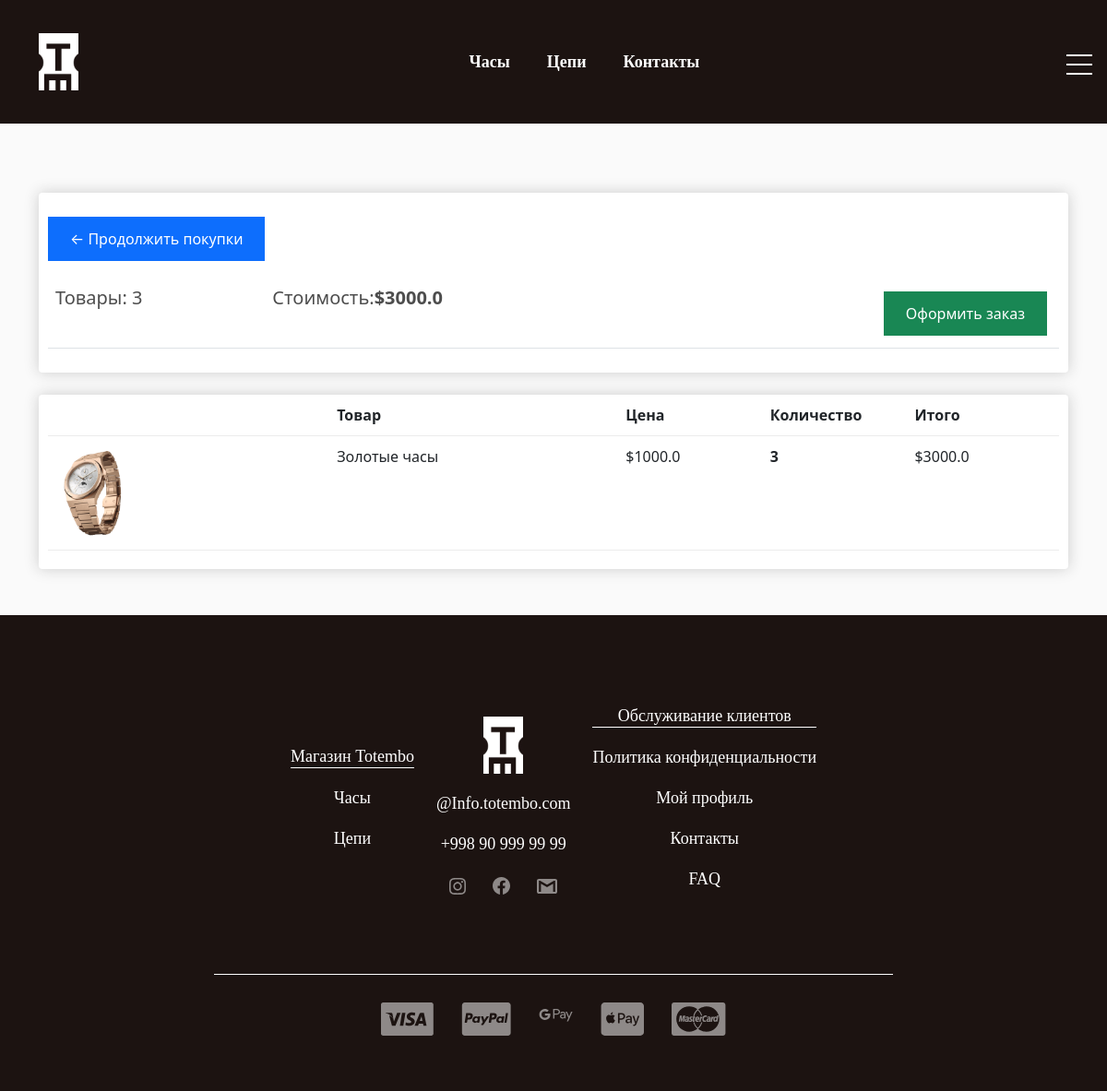
The page /cart/ (signed in) on the database as committed earlier.
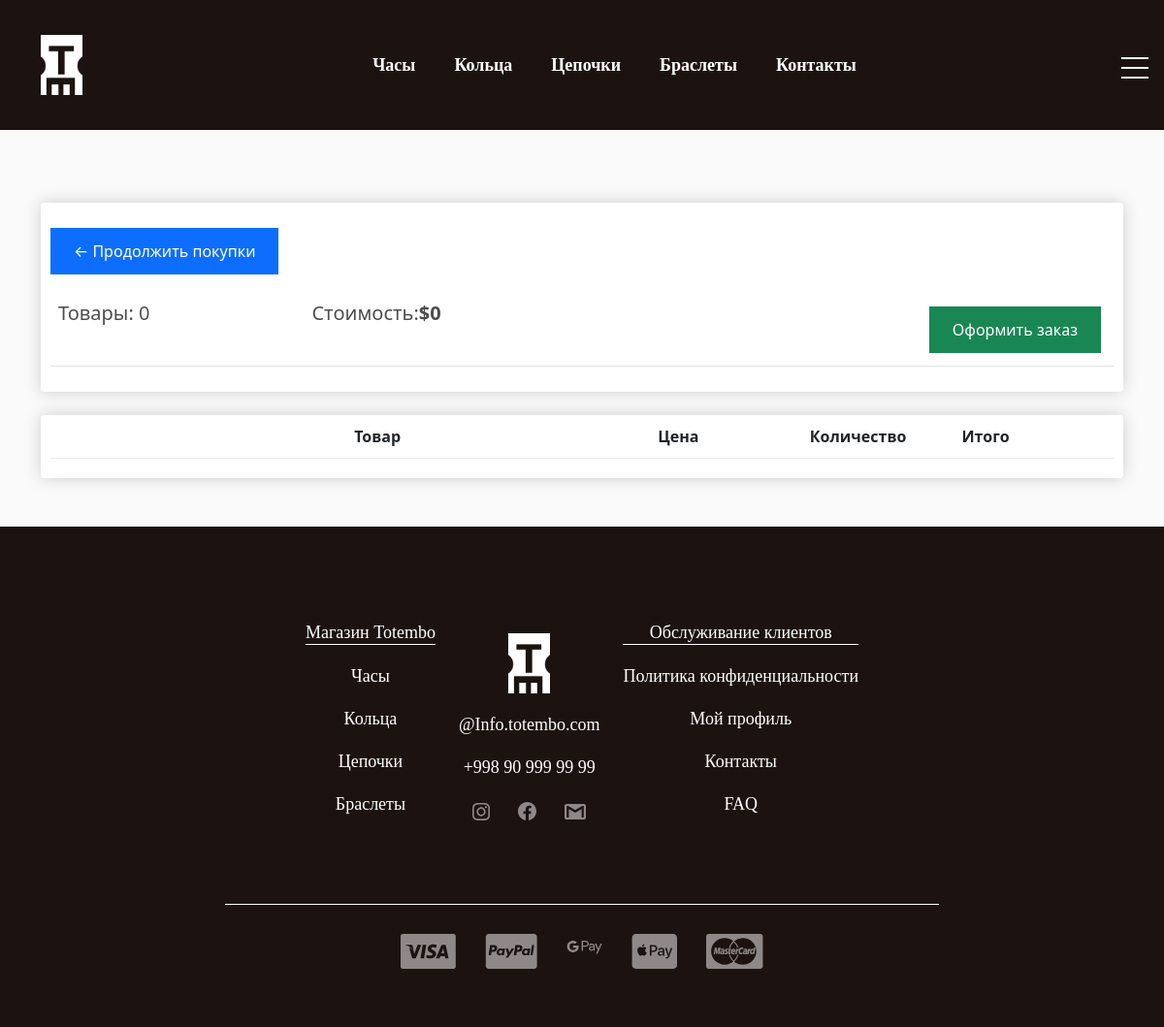
The same page on the database as committed later.
### store/models.py (models this page shows, shortened)
class Category(models.Model):
    title = models.CharField(max_length=255, unique=True, verbose_name='Название')
    def get_absolute_url(self):
        return reverse('product_list_by_category', kwargs={'pk': self.pk})
    class Meta:
        verbose_name = 'Категория'
        verbose_name_plural = 'Категории'

class Order(models.Model):
    customer = models.ForeignKey(Customer, on_delete=models.SET_NULL, null=True, blank=True)
    date_ordered = models.DateTimeField(auto_now_add=True)
    complete = models.BooleanField(default=False)
    transaction_id = models.CharField(max_length=100, null=True)
    shipping = models.BooleanField(default=True)
    @property
    def cart_total_price(self):
        order_products = self.orderproduct_set.all()
        total = sum([product.total_price for product in order_products])
        return total
    @property
    def cart_products_quantity(self):
        order_products = self.orderproduct_set.all()
        total = sum([product.quantity for product in order_products])
        return total

class OrderProduct(models.Model):
    product = models.ForeignKey(Product, on_delete=models.SET_NULL, null=True, blank=True)
    order = models.ForeignKey(Order, on_delete=models.SET_NULL, null=True)
    quantity = models.IntegerField(default=0, null=True, blank=True)
    date_added = models.DateTimeField(auto_now_add=True)
    @property
    def total_price(self):
        total = self.product.price * self.quantity
        return total

class Product(models.Model):
    name = models.CharField(max_length=200)
    price = models.BigIntegerField()
    image = models.ImageField(null=True, blank=True)
    created_at = models.DateTimeField(auto_now_add=True, verbose_name='Дата создания')
    category = models.ForeignKey(Category, on_delete=models.CASCADE, verbose_name='Категория')
    quantity = models.IntegerField(verbose_name='Количество')
    description = models.TextField(default='Здесь будет описание', verbose_name='Описание')
    @property
    def image_url(self):
        try:
            url = self.image.url
        except:
            url = 'https://www.bbrc.ru/upload/iblock/256/256fb7475b0297cf4c3d2f13fc519372.jpg'
        return url
    class Meta:
        verbose_name = 'Продукт'
        verbose_name_plural = 'Продукты'

### store/views.py (the view)
# urls.py: path('cart/', cart, name='cart'),
def cart(request):
    cart = get_cart_data(request)
    context = {
        'cart_products_quantity': cart['cart_products_quantity'],
        'order': cart['order'],
        'items': cart['products']
    }
    return render(request, 'store/cart.html', context)

### store/templatetags/store_tags.py (called while the page is built)
@register.simple_tag()
def get_categories():
    return Category.objects.all()

@register.simple_tag()
def get_cart_product_quantity(request):
    data = get_cart_data(request)
    return data['cart_products_quantity']

### store/utils.py (called while the page is built)
def get_cart_data(request):
    if request.user.is_authenticated:
        cart = CartForAuthenticatedUser(request)
        cart_info = cart.get_cart_info()
    else:
        session_cart = CartForAnonymousUser(request)
        cart_info = session_cart.get_cart_info()
    order = cart_info['order']
    products = cart_info['products']
    cart_products_quantity = cart_info['cart_products_quantity']
    return {
        'order': order,
        'products': products,
        'cart_products_quantity': cart_products_quantity
    }

### store/templates/store/cart.html
{% extends 'base.html' %}
{% load static %}
{% block main %}
<main>
    <div class="container" style="margin-bottom: 50px;">
        <div class="row">
            <div class="col-lg-12">
                <div class="box-element">
                    <div style="margin-bottom: 20px;">
                        <a class="btn btn-primary" href="">&#x2190; Продолжить покупки</a>
                    </div>
                    <table class="table">
                        <tr>
                            <th><h5>Товары: {{ order.cart_products_quantity }}<strong></strong></h5></th>
                            <th><h5>Стоимость:<strong>${{ order.cart_total_price }} </strong></h5></th>
                            <th>
                                <a style="float:right; margin:5px;" class="btn btn-success" href="{% url 'checkout' %}">Оформить заказ</a>
                            </th>
                        </tr>
                    </table>
                </div>
                <br>
                <div class="box-element">
                    <div class="cart-row">
                        <div style="flex:2"></div>
                        <div style="flex:2"><strong>Товар</strong></div>
                        <div style="flex:1"><strong>Цена</strong></div>
                        <div style="flex:1"><strong>Количество</strong></div>
                        <div style="flex:1"><strong>Итого</strong></div>
                    </div>
                    {% for item in items %}
                    {% include 'store/components/_cart_row.html' %}
                    {% endfor %}
                </div>
            </div>
        </div>
    </div>
</main>
{% endblock main %}

### templates/components/_header_nav.html (shortened to what this page needs)
{% load store_tags %}
{% get_categories as categories %}
<ul class="header_nav-menu d-flex justify-content-center flex-wrap text-center {% if 'category' in request.path %} border-dark {% endif %}">
    {% for category in categories %}
    <li class="header_nav-item">
        <a class="header_nav-link " href="{{ category.get_absolute_url }}">{{ category.title }}</a>
    </li>
    {% endfor %}
    <li class="header_nav-item mt-3 mt-lg-0">
        <a class="header_nav-link " href="#">Контакты</a>
    </li>
</ul>

### templates/components/_footer_nav_item.html
{% load store_tags %}
{% get_categories as categories %}
<ul class="">
    <li class="footer_nav-item_header">
        <a class="footer_nav-link_header" href="">Магазин Totembo</a>
    </li>
    {% for category in categories %}
    <li class="footer_nav-item">
        <a class="footer_nav-link" href="{{ category.get_absolute_url }}">{{ category.title }}</a>
    </li>
    {% endfor %}
</ul>

### store/templates/store/components/_cart_row.html
<div class="cart-row">
    <div style="flex:2">
        <img class="row-image" src="{{ item.product.image_url }}">
    </div>
    <div style="flex:2">
        <p>
            {{ item.product.name }}
        </p>
    </div>
    <div style="flex:1">
        <p>
            ${{ item.product.price }}
        </p>
    </div>
    <div style="flex:1">
        <p class="quantity">
            {{ item.quantity }}
        </p>
    </div>
    <div style="flex:1">
        <p>
            ${{ item.total_price }}
        </p>
    </div>
</div>

Rows that differ between the two databases and show on the page:
no longer on this page (row edited): Order: cart_products_quantity "3", cart_total_price "3000.0"
removed OrderProduct: product.image_url (picture), product.name "Золотые часы", product.price "1000.0", quantity "3", total_price "3000.0"
changed Category: title "Цепи" → "Кольца"
added Category: title "Цепочки"
added Category: title "Браслеты"
added Order: cart_products_quantity "0", cart_total_price "0"
